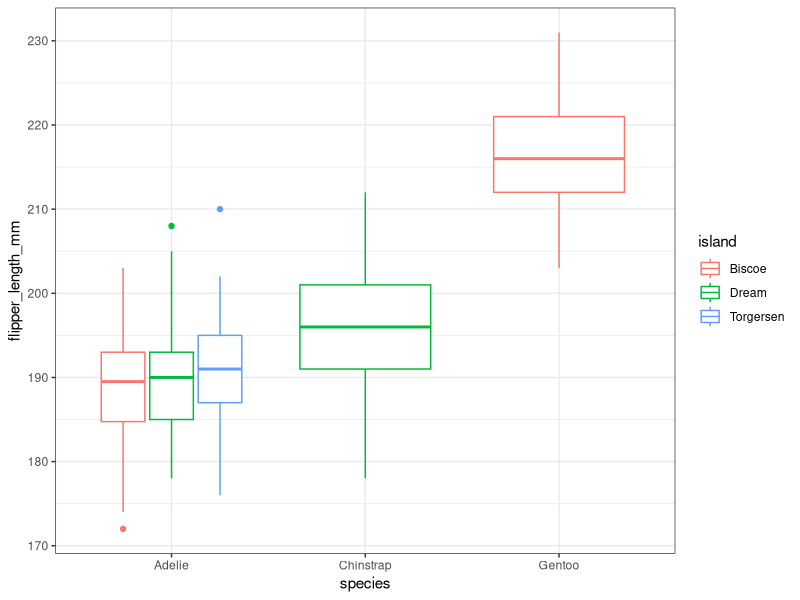
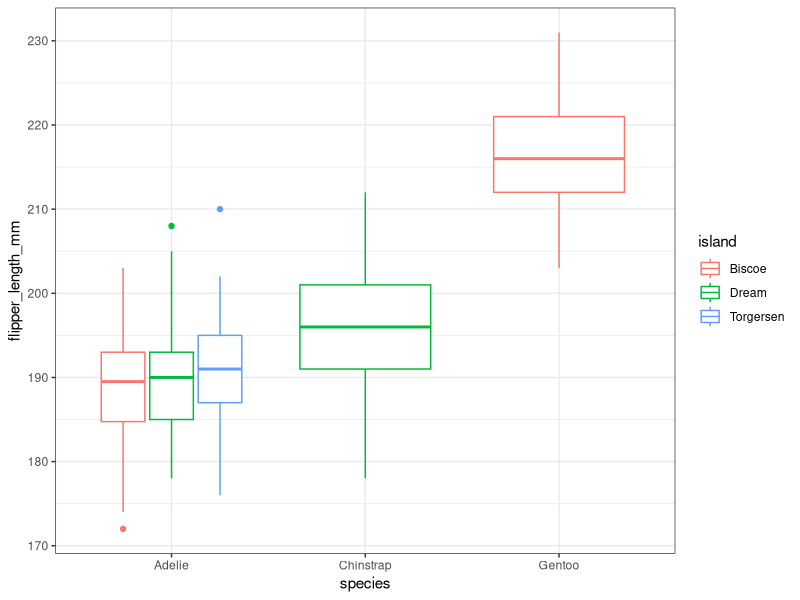
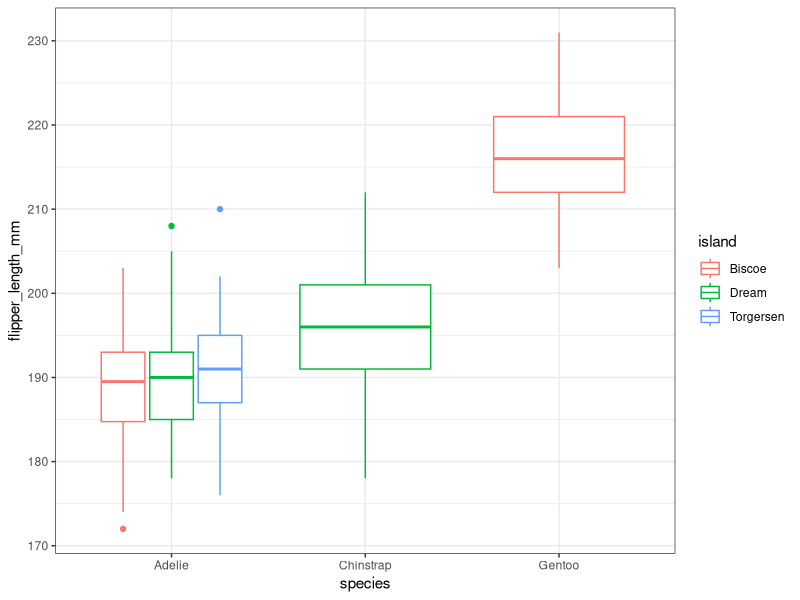
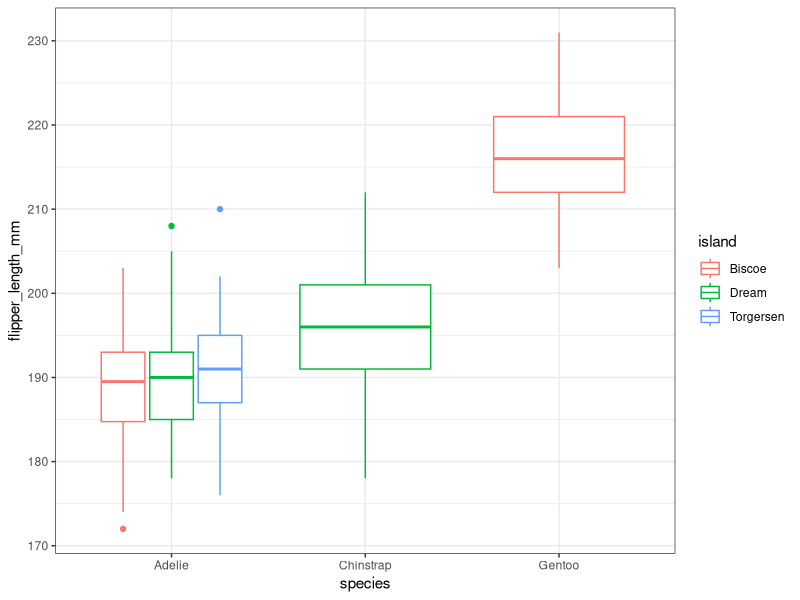
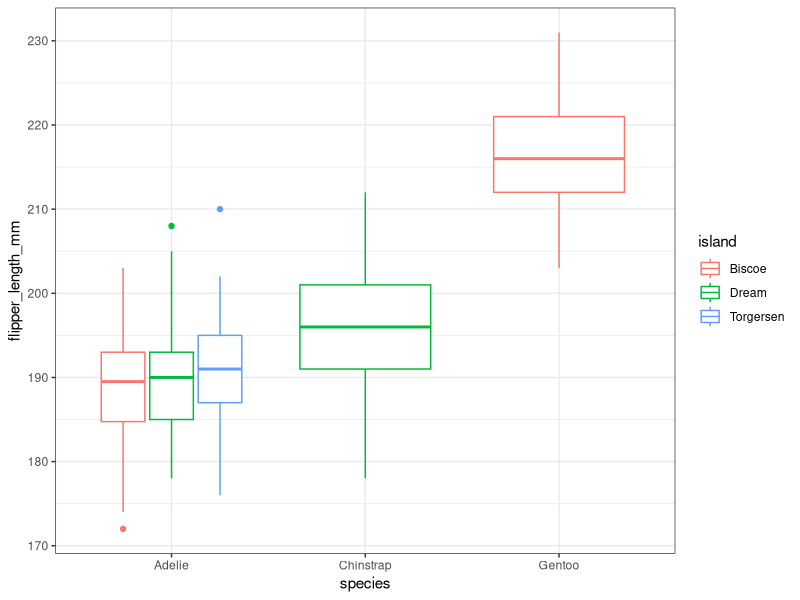
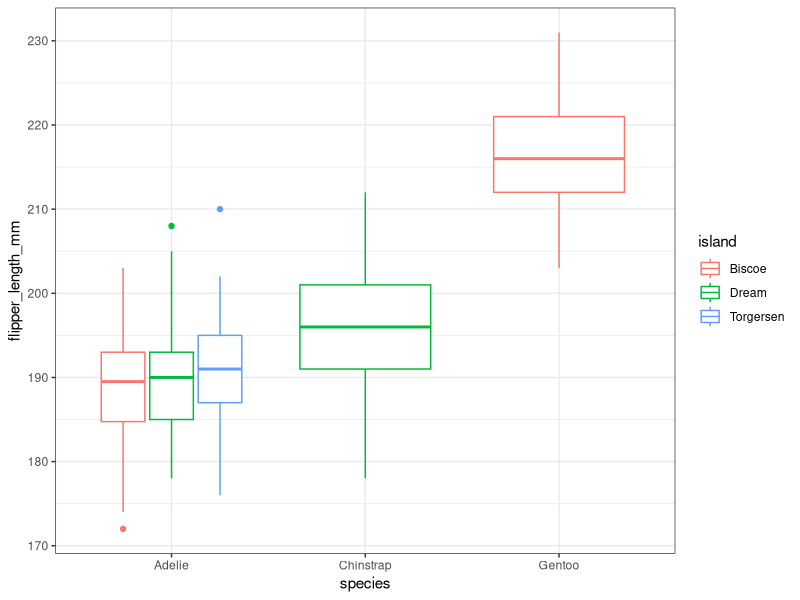

Recreate these plots in R, in order.
## ---- chunk 1
knitr::opts_chunk$set(echo = TRUE, 
                      message = FALSE, 
                      warning = FALSE)
## ---- chunk 2
library(palmerpenguins)
library(tidyverse)
library(here)
library(kableExtra)
## ---- chunk 3
penguinsPlot <- penguins %>%
  ggplot(aes(x=species, y=flipper_length_mm, color=island)) +
  geom_boxplot() +
  theme_bw()
penguinsPlot
## ---- chunk 4
penguinsPlot
## ---- chunk 5
penguinsPlot
## ---- chunk 6
penguinsPlot
## ---- chunk 7
penguinsPlot
## ---- chunk 8
penguinsPlot
## ---- chunk 9
penguins %>%
  group_by(species) %>%
  summarise(billmean = mean(bill_length_mm, na.rm = TRUE)) %>%
  kbl()
## ---- chunk 10
penguins %>%
  group_by(species) %>%
  summarise(billmean = mean(bill_length_mm, na.rm = TRUE)) %>%
  kbl() %>%
  kable_classic()
## ---- chunk 11
penguins %>%
  group_by(species) %>%
  summarise(billmean = mean(bill_length_mm, na.rm = TRUE)) %>%
  kbl() %>%
  kable_classic() %>%
  row_spec(2, bold = T, color = "white", background = "red")
